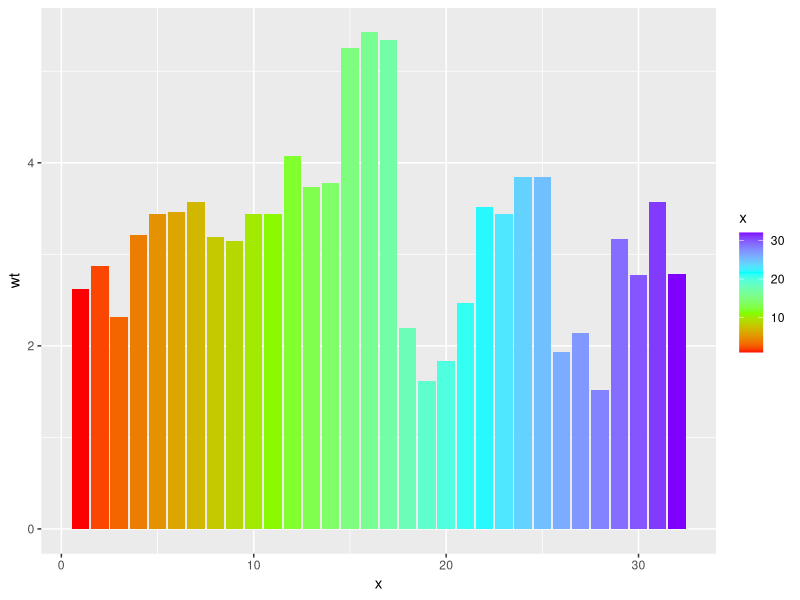

Recreate this plot in R.
library(ggplot2)

x <- seq(1, nrow(mtcars))

ggplot(data=mtcars) +
       aes(x = x, y = wt, fill=x) +
       geom_bar(stat="identity") +
       scale_fill_gradientn(colours=rainbow(4))
